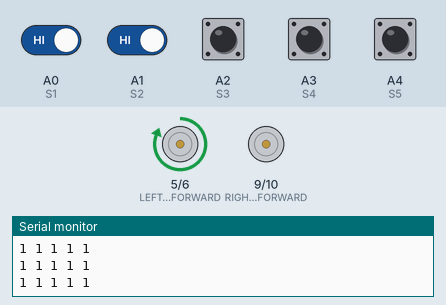
This sketch was run on a simulated Arduino Uno, built with avr-gcc and run on an emulated ATmega328P. Shown: motor-driver pin pairs drawn as motors (green arrow = first pin HIGH = forward, orange = second pin HIGH = backward, longer = more drive), the last lines printed to the serial monitor. Inputs (shaded band) come from the test bench; at power-on: A0 (S1), A1 (S2), A2 (S3), A3 (S4), A4 (S5) HIGH.

Above: at 1.4 s.
1.5 s: A1 (S2) driven LOW
At 1.8 s:
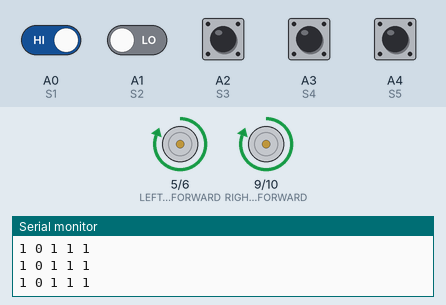
3.0 s: A1 (S2) driven HIGH
At 3.08 s:
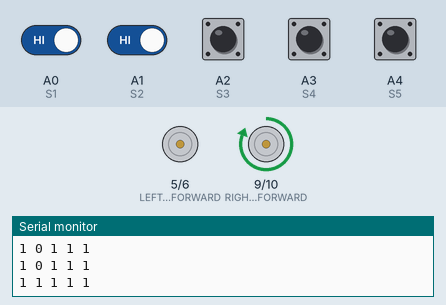
6.0 s: A0 (S1) driven LOW
At 7.4 s:
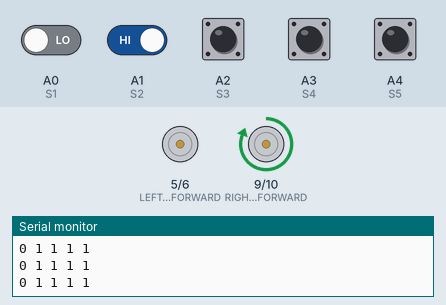
Timing chart, 0 to 9.0 s (numbered marks = the images above; inputs shaded):
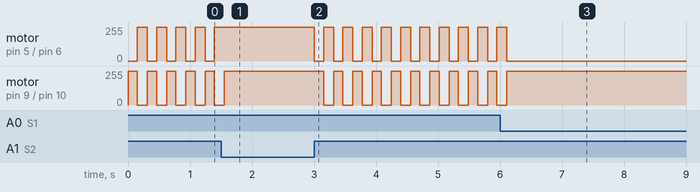

Measured:
- after the input at 1.5 s, motor on pin 5 (LEFT_MOTOR_FORWARD) / pin 6 (LEFT_MOTOR_BACKWARD): stops changing and stays forward 255/255; motor on pin 9 (RIGHT_MOTOR_FORWARD) / pin 10 (RIGHT_MOTOR_BACKWARD): goes on until 1.6 s, then stays forward 255/255
- after the input at 3.0 s, motor on pin 5 (LEFT_MOTOR_FORWARD) / pin 6 (LEFT_MOTOR_BACKWARD): alternates forward 255/255 for 0.16 s and stopped for 0.15 s, starting at once; motor on pin 9 (RIGHT_MOTOR_FORWARD) / pin 10 (RIGHT_MOTOR_BACKWARD): alternates forward 255/255 for 0.15 s and stopped for 0.16 s, starting after 0.16 s
- after the input at 6.0 s, motor on pin 5 (LEFT_MOTOR_FORWARD) / pin 6 (LEFT_MOTOR_BACKWARD): goes on until 6.1 s, then stays stopped; motor on pin 9 (RIGHT_MOTOR_FORWARD) / pin 10 (RIGHT_MOTOR_BACKWARD): goes on until 6.1 s, then stays forward 255/255
- by itself, motor on pin 5 (LEFT_MOTOR_FORWARD) / pin 6 (LEFT_MOTOR_BACKWARD): alternates forward 255/255 for 0.16 s and stopped for 0.15 s
- by itself, motor on pin 9 (RIGHT_MOTOR_FORWARD) / pin 10 (RIGHT_MOTOR_BACKWARD): alternates forward 255/255 for 0.15 s and stopped for 0.16 s

The sketch:

main.ino
```cpp
// Line Follower Bot(5 IR Sensors)
// Arduino Uno + L298N Motor Driver


// --- Motor Pins ---
#define LEFT_MOTOR_FORWARD 5
#define LEFT_MOTOR_BACKWARD 6
#define RIGHT_MOTOR_FORWARD 9
#define RIGHT_MOTOR_BACKWARD 10


#define S1 A0  // Left-most
#define S2 A1
#define S3 A2
#define S4 A3
#define S5 A4  // Right-most

int s1, s2, s3, s4, s5;
int lastDirection = 0;


void setup() {
  pinMode(LEFT_MOTOR_FORWARD, OUTPUT);
  pinMode(LEFT_MOTOR_BACKWARD, OUTPUT);
  pinMode(RIGHT_MOTOR_FORWARD, OUTPUT);
  pinMode(RIGHT_MOTOR_BACKWARD, OUTPUT);

  pinMode(S1, INPUT);
  pinMode(S2, INPUT);
  pinMode(S3, INPUT);
  pinMode(S4, INPUT);
  pinMode(S5, INPUT);

  Serial.begin(9600);
}


void forward() {
  digitalWrite(LEFT_MOTOR_FORWARD, HIGH);
  digitalWrite(LEFT_MOTOR_BACKWARD, LOW);
  digitalWrite(RIGHT_MOTOR_FORWARD, HIGH);
  digitalWrite(RIGHT_MOTOR_BACKWARD, LOW);
}

void left() {
  digitalWrite(LEFT_MOTOR_FORWARD, LOW);
  digitalWrite(LEFT_MOTOR_BACKWARD, LOW);
  digitalWrite(RIGHT_MOTOR_FORWARD, HIGH);
  digitalWrite(RIGHT_MOTOR_BACKWARD, LOW);
}

void right() {
  digitalWrite(LEFT_MOTOR_FORWARD, HIGH);
  digitalWrite(LEFT_MOTOR_BACKWARD, LOW);
  digitalWrite(RIGHT_MOTOR_FORWARD, LOW);
  digitalWrite(RIGHT_MOTOR_BACKWARD, LOW);
}

void stopBot() {
  digitalWrite(LEFT_MOTOR_FORWARD, LOW);
  digitalWrite(LEFT_MOTOR_BACKWARD, LOW);
  digitalWrite(RIGHT_MOTOR_FORWARD, LOW);
  digitalWrite(RIGHT_MOTOR_BACKWARD, LOW);
}


void readSensors() {
  s1 = digitalRead(S1);
  s2 = digitalRead(S2);
  s3 = digitalRead(S3);
  s4 = digitalRead(S4);
  s5 = digitalRead(S5);

  Serial.print(s1);
  Serial.print(" ");
  Serial.print(s2);
  Serial.print(" ");
  Serial.print(s3);
  Serial.print(" ");
  Serial.print(s4);
  Serial.print(" ");
  Serial.println(s5);
}


void loop() {
  readSensors();


  if (s3 == 0 && s2 == 1 && s4 == 1 && s1 == 1 && s5 == 1) {
    forward();
    lastDirection = 0;
  }
  else if (s2 == 0 && s3 == 0) {
    left();
    lastDirection = 1;
  }
  else if (s4 == 0 && s3 == 0) {
    right();
    lastDirection = 2;
  }
  else if (s1 == 0 || (s1 == 0 && s2 == 0)) {
    left();
    lastDirection = 1;
  }
  else if (s5 == 0 || (s5 == 0 && s4 == 0)) {
    right();
    lastDirection = 2;
  }
  else if (s1 == 0 && s2 == 0 && s3 == 0 && s4 == 0 && s5 == 0) {
    stopBot();
  }
  else if (s1 == 1 && s2 == 1 && s3 == 1 && s4 == 1 && s5 == 1) {

    if (lastDirection == 1) {
      left();
      delay(200);
    } else if (lastDirection == 2) {
      right();
      delay(200);
    } else {

      left();
      delay(150);
      right();
      delay(150);
    }
  }
  else {
    forward();
    lastDirection = 0;
  }

  delay(10);
}
```
